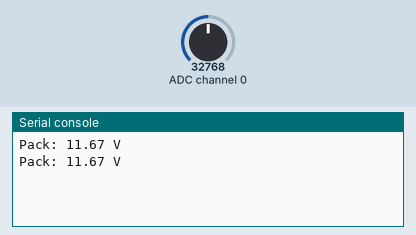
A program run on a simulated CircuitPython board. On the bench: the last lines printed to the serial console. Inputs (shaded band) come from the test bench; at power-on: ADC channel 0 = 32768 (analog values on the 0–65535 scale).

Above: at 1.2 s.
1.3 s: ADC channel 0 set to 45874
At 2.6 s:
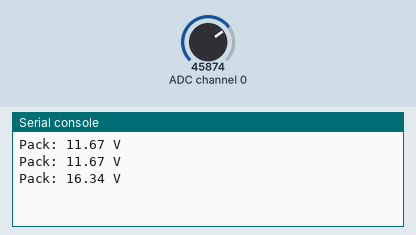
2.8 s: ADC channel 0 set to 57670
At 3.7 s:
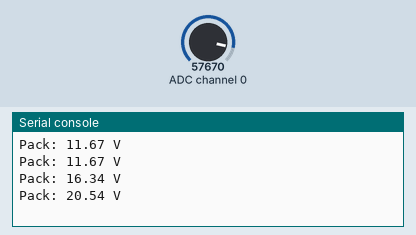
Timing chart, 0 to 5.8 s (numbered marks = the images above; inputs shaded):
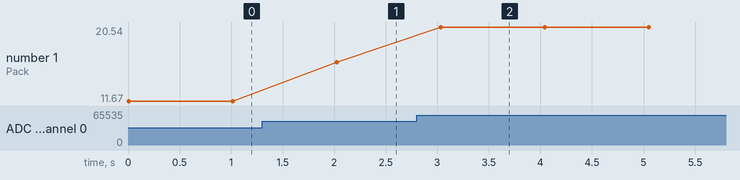

Measured:
- after the input at 1.3 s, the serial console: prints a new line after 0.72 s (image 1)
- after the input at 2.8 s, the serial console: prints a new line after 0.23 s (image 2)
- plotted number 1: 11.67 → 16.34 after the input at 1.3 s, 16.34 → 20.54 after the input at 2.8 s

The program:

example.py
```python
# Reads the divided pack voltage on a Raspberry Pi using an ADS1115 ADC over I2C, multiplies by the divider ratio, and prints the pack voltage periodically.
#
# Buy this module: https://shillehtek.com/products/3s-12v-18650-lithium-battery-protection-board-11-1v-12-6v-balanced-25a
# Full manual: https://shillehtek.com/blogs/shillehtek-product-manuals/3s-12v-18650-lithium-battery-protection-board-11-1v-12-6v-balanced-25a-manual
# More examples: https://github.com/shillehbean/shillehtek-examples
#

#!/usr/bin/env python3
# Raspberry Pi has no built-in ADC -- use an MCP3008 or ADS1115.
# Example uses ADS1115 over I2C with a 470k/100k voltage divider.

import time
import board
import busio
import adafruit_ads1x15.ads1115 as ADS
from adafruit_ads1x15.analog_in import AnalogIn

i2c = busio.I2C(board.SCL, board.SDA)
ads = ADS.ADS1115(i2c)
chan = AnalogIn(ads, ADS.P0)

DIVIDER_RATIO = (470.0 + 100.0) / 100.0  # = 5.7

try:
    while True:
        v_adc = chan.voltage
        v_pack = v_adc * DIVIDER_RATIO
        print("Pack: {:.2f} V".format(v_pack))
        time.sleep(1)
except KeyboardInterrupt:
    print("Stopped")
```
